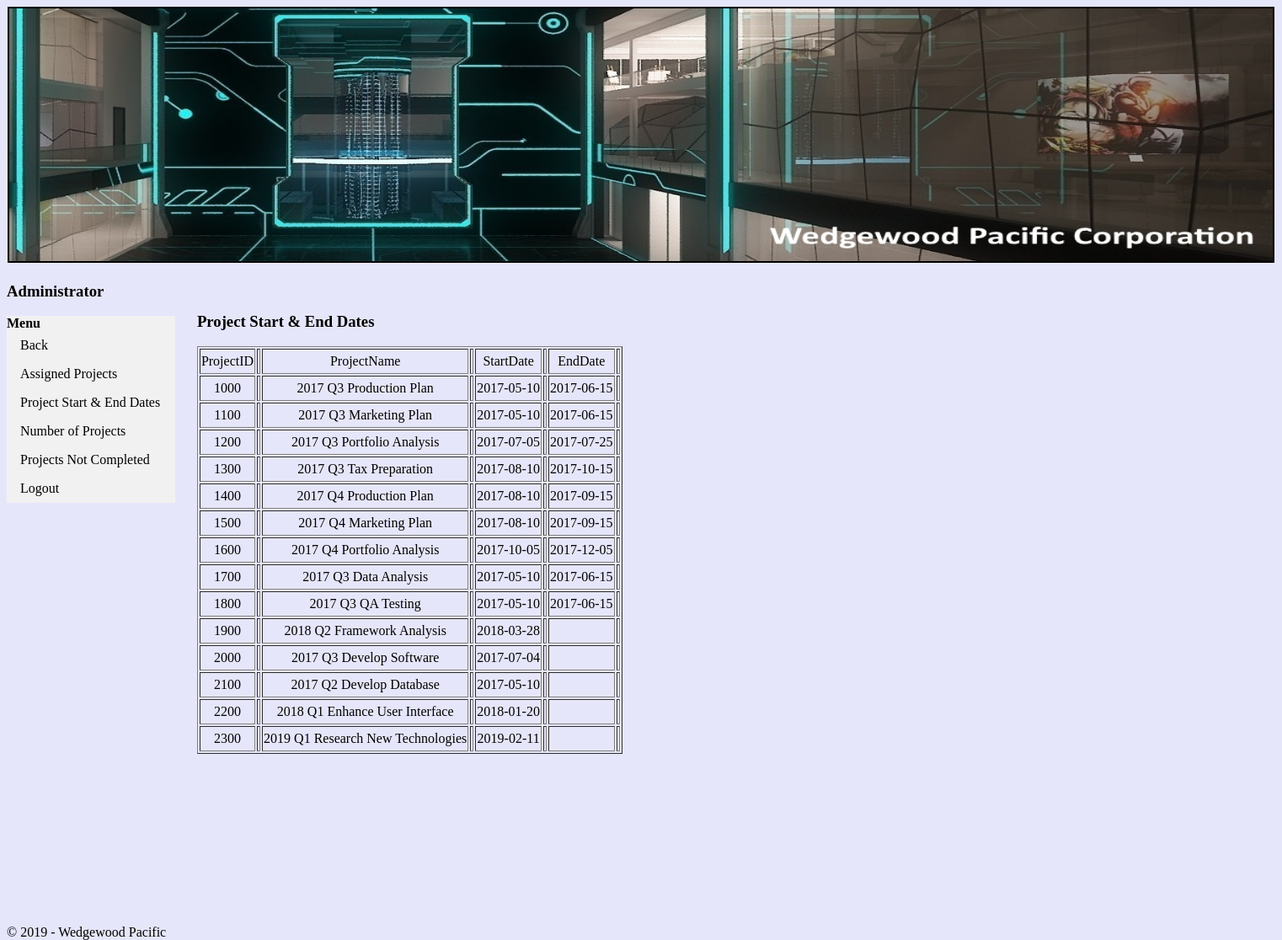
The app's page /PHP/projectstartend.php with its own data.
### tables this page shows
CREATE TABLE Project (
                ProjectID INT NOT NULL,
                ProjectName CHAR(50) NOT NULL,
                Department CHAR(35) NOT NULL,
                MaxHours NUMERIC(8,2) DEFAULT 100 NOT NULL,
                StartDate DATE,
                EndDate DATE,
                CONSTRAINT Project_ID_PK PRIMARY KEY (ProjectID)
);

### PHP/projectstartend.php (the view, shortened to what this page needs)
<!DOCTYPE html>
<html>
<head>
<link rel="stylesheet" type="text/css" href="wpstyle.css">
</head>
<body>
<section id="top">
<center><img src="banner.jpg" alt="banner" style="width:1500px;height:300px;" border ="2"></center>
</section>
<section id="menu">
<h3> Administrator </h3>
	<ul>
		<li><b>Menu</b></li>
		<li><a href="admin.html">Back</a></li>
		<li><a href="assignedprojects.php">Assigned Projects</a></li>
		<li><a href="projectstartend.php">Project Start & End Dates</a></li>
		<li><a href="numberofprojects.php">Number of Projects</a></li>
		<li><a href="projectsnotcompleted.php">Projects Not Completed</a></li>
		<li><a href="wphome.html">Logout</a></li>
	</ul>
</section>
<section id="main">
<br>
<br>
<h3>Project Start & End Dates</h3>
<div style="height:500px;width:550px;font:16px/26px Georgia, Garamond, Serif;overflow:auto;">
         <table border ="1">
        <thead>
            <tr>
                <td><center>ProjectID<td></center>
                <td><center>ProjectName<td></center>
				<td><center>StartDate<td></center>
				<td><center>EndDate<td></center>
            </tr>
        </thead>
        <tbody>
        <?php
			$servername = "localhost";
			$username = "root";
			$password = "";
			$dbname = "wp";
			$conn = new mysqli($servername, $username, $password, $dbname);
            $results = $conn->query("SELECT ProjectID, ProjectName, StartDate, EndDate
										FROM PROJECT");
            while($row = $results->fetch_assoc()) {
            ?>
                <tr>
                    <td><center><?php echo $row['ProjectID']?><td></center>
                    <td><center><?php echo $row['ProjectName']?><td></center>
					<td><center><?php echo $row['StartDate']?><td></center>
					<td><center><?php echo $row['EndDate']?><td></center>
                </tr>
            <?php
            }
            ?>
            </tbody>
            </table>
</div>
</section>
<section id="footer">
<footer>
<center>© 2019 - Wedgewood Pacific</center
</footer>
</section>
</body>
</html>

### CSS/wpstyle.css (style rules this page uses)
body { background-color: #E6E6FA; }
ul { list-style-type: none; margin: 0; padding: 0; width: 200px; background-color: #f1f1f1; }
li a { display: block; color: #000; padding: 8px 16px; text-decoration: none; }
section#menu { float: left; width: 15%; height: 800px; }
section#main { float: left; width: 75%; height:800px; }
section#footer { position:fixed; bottom:0; width:50% height:20px; }

### records on screen
project: ProjectID "1000", ProjectName "2017 Q3 Production Plan", StartDate "2017-05-10", EndDate "2017-06-15"
project: ProjectID "1100", ProjectName "2017 Q3 Marketing Plan", StartDate "2017-05-10", EndDate "2017-06-15"
project: ProjectID "1200", ProjectName "2017 Q3 Portfolio Analysis", StartDate "2017-07-05", EndDate "2017-07-25"
project: ProjectID "1300", ProjectName "2017 Q3 Tax Preparation", StartDate "2017-08-10", EndDate "2017-10-15"
project: ProjectID "1400", ProjectName "2017 Q4 Production Plan", StartDate "2017-08-10", EndDate "2017-09-15"
project: ProjectID "1500", ProjectName "2017 Q4 Marketing Plan", StartDate "2017-08-10", EndDate "2017-09-15"
project: ProjectID "1600", ProjectName "2017 Q4 Portfolio Analysis", StartDate "2017-10-05", EndDate "2017-12-05"
project: ProjectID "1700", ProjectName "2017 Q3 Data Analysis", StartDate "2017-05-10", EndDate "2017-06-15"
project: ProjectID "1800", ProjectName "2017 Q3 QA Testing", StartDate "2017-05-10", EndDate "2017-06-15"
project: ProjectID "1900", ProjectName "2018 Q2 Framework Analysis", StartDate "2018-03-28"
project: ProjectID "2000", ProjectName "2017 Q3 Develop Software", StartDate "2017-07-04"
project: ProjectID "2100", ProjectName "2017 Q2 Develop Database", StartDate "2017-05-10"
project: ProjectID "2200", ProjectName "2018 Q1 Enhance User Interface", StartDate "2018-01-20"
project: ProjectID "2300", ProjectName "2019 Q1 Research New Technologies", StartDate "2019-02-11"
